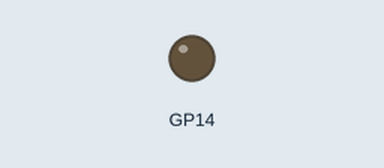
Recording of a program running on a simulated Raspberry Pi Pico running CircuitPython. Shown: output pins drawn as LEDs (lit = HIGH).

Above: at 5.1 s.
At 11.1 s:
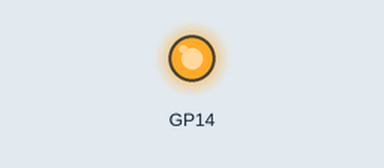
Timing chart, 0 to 24.6 s (numbered marks = the images above):
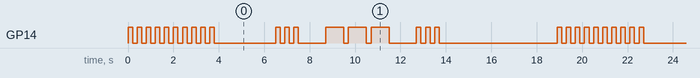

The program:

BlinkLEDMorse.py
```python
import time
import board
import digitalio

# Set the GPIO number your LED is connector to
# Circuit Python version. Needs to be on boot.py for autorun (MicroPython wants main.py)
# Once in autorun Thonny can't open it. Need to use UF2 nuke to clear file system.
LED_PIN = led = digitalio.DigitalInOut(board.GP14)
LED_PIN.direction = digitalio.Direction.OUTPUT

text2morse = 'SOS'

MORSE = {'A': '.-',    'B': '-...',   'C': '-.-.',
        'D': '-..',    'E': '.',      'F': '..-.',
        'G': '--.',    'H': '....',   'I': '..',
        'J': '.---',   'K': '-.-',    'L': '.-..',
        'M': '--',     'N': '-.',     'O': '---',
        'P': '.--.',   'Q': '--.-',   'R': '.-.',
        'S': '...',    'T': '-',      'U': '..-',
        'V': '...-',   'W': '.--',    'X': '-..-',
        'Y': '-.--',   'Z': '--..',

        '0': '-----',  '1': '.----',  '2': '..---',
        '3': '...--',  '4': '....-',  '5': '.....',
        '6': '-....',  '7': '--...',  '8': '---..',
        '9': '----.'
        }

def dot():
    led.value = True
    time.sleep(0.2)
    led.value = False
    time.sleep(0.2)

def start():
    for i in range(10):
        dot()
    time.sleep(1.5)

def dash():
    led.value = 1
    time.sleep(0.8)
    led.value = False
    time.sleep(0.2)

while True:
    start()
    for letter in text2morse:
        time.sleep(1.0)
        for symbol in MORSE[letter.upper()]:
            if symbol == '-':
                dash()
            elif symbol == '.':
                dot()
            else:
                time.sleep(1.4)
    time.sleep(5.0)
```

Measured:
- by itself, GP14: moves between LOW and HIGH, repeating every 18.9 s
- by itself, everything shown: repeats every 18.9 s, in 38 steps
